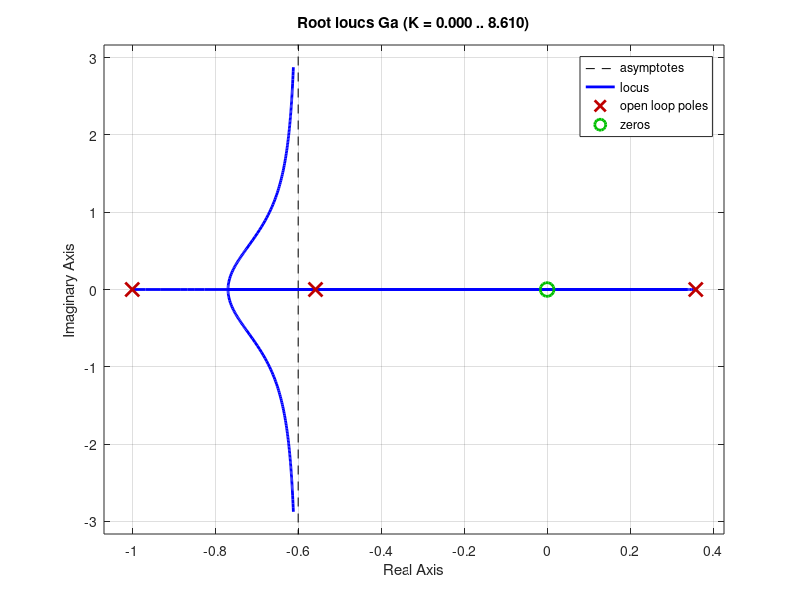
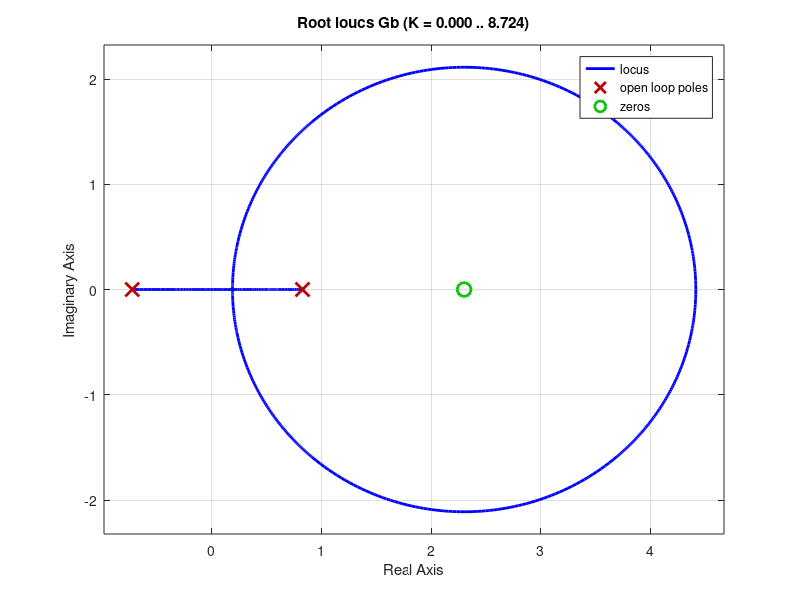

The MATLAB script that drew these images, in order: (Note: this script raises an error after producing the figures.)
%% Problem 6.3 %%
close all;
h = 1 % random h doesn't matter;
z = tf('z', h);
Ga = tf([1 0],[1 1.2 0 -0.2],h);
figure;
rlocus(Ga);
Gb = tf([-1 2.3], [1 -.1 -.6], h);
figure;
rlocus(Gb);

%% Nick's code %%
p1 = tf([0.96 0.6194 -2.469536 0.924768 0],[-1 -0.5208 0.864],-1);
roots([-1 -0.5208 0.864])
figure(1)
rlocus(p1);
p2=tf([22.6941 -22.8988 -0.2945 3.1044 0.384],[-5.29 2.76 0.64],-1);
roots([-5.29 2.76 0.64])
figure(2)
rlocus(p2);